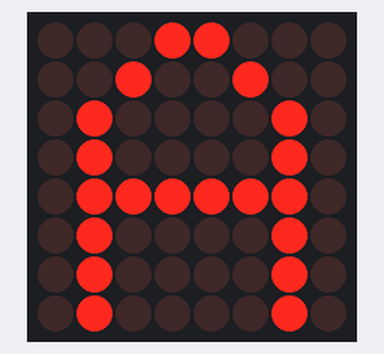
The sketch below on a simulated ESP8266 (NodeMCU). Shown: 8×8 LED matrix. Wiring (inferred from the names in the program): MAX7219 LED driver (orientation assumed): data D5; clock D1; CS D3.

Above: at 0.1 s.
At 10.1 s:
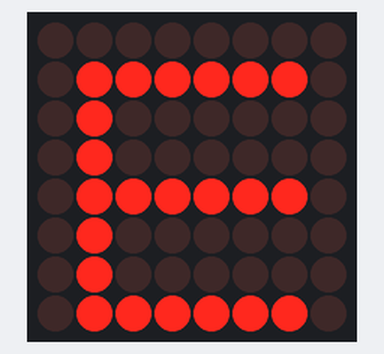

The sketch:

matriceLED.ino
```cpp
#define DIN_pin D5
#define CS_pin D3
#define CLK_pin D1

int A[8] = {0x18, 0x24, 0x42, 0x42, 0x7E, 0x42, 0x42, 0x42} ;
int E[8] = {0x00, 0x7E, 0x40, 0x40, 0x7E, 0x40, 0x40, 0x7E} ;


void write_pix(int data) {
  digitalWrite(CS_pin, LOW) ;
  for (int i=0 ; i<8 ; i++) {
    digitalWrite(CLK_pin, LOW);
    digitalWrite(DIN_pin,data & 0x80);
    data = data << 1;
    digitalWrite(CLK_pin, HIGH);
  }
}

void write_line(int address, int data) {
  digitalWrite(CS_pin, LOW) ;
  write_pix(address);
  write_pix(data);
  digitalWrite(CS_pin, HIGH);
}

void write_matrix(int *tab) {
  for (int i=0 ; i<8 ; i++) write_line(i+1, tab[i]) ;
}

void Init_MAX7219(void) {
  write_line(0x09, 0x00);   //decoding ：BCD
  write_line(0x0A, 0x01);   //brightness
  write_line(0x0B, 0x07);   //scanlimit；8 LEDs
  write_line(0x0C, 0x01);   //power-down mode：0，normal mode：1
  write_line(0x0F, 0x00);   //test display：1；EOT，display：0
}

void clear_matrix(void) {
  int clean[8] = {0x00, 0x00, 0x00, 0x00, 0x00, 0x00, 0x00, 0x00} ;
  write_matrix(clean) ;
}

int intToHex(int x) {
  switch (x) {
    case 0 : return 0x01 ; break ;
    case 1 : return 0x02 ; break ;
    case 2 : return 0x04 ; break ;
    case 3 : return 0x08 ; break ;
    case 4 : return 0x10 ; break ;
    case 5 : return 0x20 ; break ;
    case 6 : return 0x40 ; break ;
    case 7 : return 0x80 ; break ;
    default : return 0x00 ; break ;
  }
}


void setup() {
  Serial.begin(9600) ;
  pinMode(CLK_pin,OUTPUT);
  pinMode(CS_pin,OUTPUT);
  pinMode(DIN_pin,OUTPUT);
  delay(50);

  Init_MAX7219() ;
  clear_matrix() ;
}


void loop() {

  write_matrix(A) ;
  delay(10000) ;
  write_matrix(E) ;
  delay(10000) ;


}
```

Measured:
- what the display in image 0 shows lasts 10.0 s, from 0.1 s to 10.1 s
